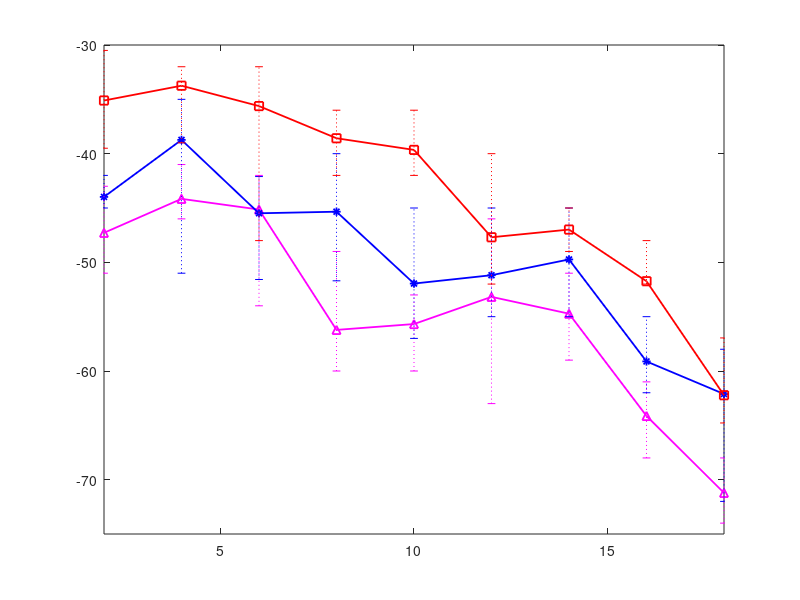

Source code (MATLAB): (Note: this script raises an error after producing the figure.)
% muti folder stores the rss file
% filename: m-n.rsst, m transmission power; n distance index, should *2.5;
% rsst means test/true rss, another is fake AP rss, for comparison

%pre = 'man';
pre = 'multi';

% I will store all the rss of one transmisson power into a file
% can't use 2d matrix due to the different number of certain distance
% use twin array:
% power: 5 10 15 20 25 30
% dist: 1 .. 9
% read files by transmission power; 6 tp 9 dist;
% into a 6*9 cell matrix
load power_level.mat

% all_power_level = cell(6,9);
% k=0;
% for i=5:5:30
%     k=k+1;
%     for j=1:9
%         file_name = sprintf('%s/%d-%d.rsst',pre,i,j);
%         data = importdata(file_name);
%         all_power_level{k,j} = data;
%     end
% end
%save power_level.mat all_power_level

% draw boxplot with different size by grouping
% e.g.
% c_1=[2,2,3,2];
% c_2=[4,5];
% C = [c_1 c_2];
% grp = [zeros(1,4),ones(1,2)];
% boxplot(C,grp)
% e.g. first cell:all_power_level{1,1}:
%color=['r','k','b','g','m','c'];
color=['m','b','r'];
power=[5,10,15,20,25,30];
xpos=[2,4,6,8,10,12,14,16,18];
%xpos=[3,6,9,12,15,18];

marker = {'-m^','-b*','-rs'};
h=figure;
a=0.05;
for i=1:3
    dist1 = all_power_level{i,1};                                                                                         
    dist2 = all_power_level{i,2};
    dist3 = all_power_level{i,3};
    dist4 = all_power_level{i,4};
    dist5 = all_power_level{i,5};
    dist6 = all_power_level{i,6};
    dist7 = all_power_level{i,7};
    dist8 = all_power_level{i,8};
    dist9 = all_power_level{i,9};

%     x=[dist1;dist2;dist3;dist4;dist5;dist6;dist7;dist8;dist9];
%     g=[2*ones(size(dist1));4*ones(size(dist2));6*ones(size(dist3));8*ones(size(dist4));10*ones(size(dist5));
%         12*ones(size(dist6));14*ones(size(dist7));16*ones(size(dist8));18*ones(size(dist9))];

    s_dist1=sort(dist1);
    s_dist2=sort(dist2);
    s_dist3=sort(dist3);
    s_dist4=sort(dist4);
    s_dist5=sort(dist5);
    s_dist6=sort(dist6);
    s_dist7=sort(dist7);
    s_dist8=sort(dist8);
    s_dist9=sort(dist9);
    
    x_l(i,1)=s_dist1(floor(size(dist1,1)*a/2));
    x_l(i,2)=s_dist2(floor(size(dist2,1)*a/2));
    x_l(i,3)=s_dist3(floor(size(dist3,1)*a/2));
    x_l(i,4)=s_dist4(floor(size(dist4,1)*a/2));
    x_l(i,5)=s_dist5(floor(size(dist5,1)*a/2));
    x_l(i,6)=s_dist6(floor(size(dist6,1)*a/2));
    x_l(i,7)=s_dist7(floor(size(dist7,1)*a/2));
    x_l(i,8)=s_dist8(floor(size(dist8,1)*a/2));
    x_l(i,9)=s_dist9(floor(size(dist9,1)*a/2));
    
    
    x_h(i,1)=s_dist1(floor(size(dist1,1)*(1-a/2)));
    x_h(i,2)=s_dist2(floor(size(dist2,1)*(1-a/2)));
    x_h(i,3)=s_dist3(floor(size(dist3,1)*(1-a/2)));
    x_h(i,4)=s_dist4(floor(size(dist4,1)*(1-a/2)));
    x_h(i,5)=s_dist5(floor(size(dist5,1)*(1-a/2)));
    x_h(i,6)=s_dist6(floor(size(dist6,1)*(1-a/2)));
    x_h(i,7)=s_dist7(floor(size(dist7,1)*(1-a/2)));
    x_h(i,8)=s_dist8(floor(size(dist8,1)*(1-a/2)));
    x_h(i,9)=s_dist9(floor(size(dist9,1)*(1-a/2)));
    
    
    mdist=[mean(dist1),mean(dist2),mean(dist3),mean(dist4),mean(dist5),mean(dist6),mean(dist7),mean(dist8),mean(dist9)];
    plot(xpos,mdist,marker{i},'LineWidth',1.3)
    hold on
end

for i=1:3
    for j=1:9
        line([2*j 2*j],[x_l(i,j) x_h(i,j)],'color',color(i),'LineWidth',0.5,'LineStyle',':');
        hold on
        line([2*j-0.1 2*j+0.1],[x_l(i,j) x_l(i,j)],'color',color(i));
        hold on
        line([2*j-0.1 2*j+0.1],[x_h(i,j) x_h(i,j)],'color',color(i));
        hold on
    end
end

axis([2 18 -75 -30]);

leg=legend('Tx power=5','Tx power=15','Tx power=30','location','NE');
set(leg,'fontsize',12)
set(gca,'fontsize',18)
xlabel('Distance (m)','fontsize',18)
ylabel('RSS (dBm)','fontsize',18)

set(h,'Units','Inches');
pos = get(h,'Position');
set(h,'PaperPositionMode','Auto','PaperUnits','Inches','PaperSize',[pos(3), pos(4)])
print(h,'filename','-dpdf','-r0')